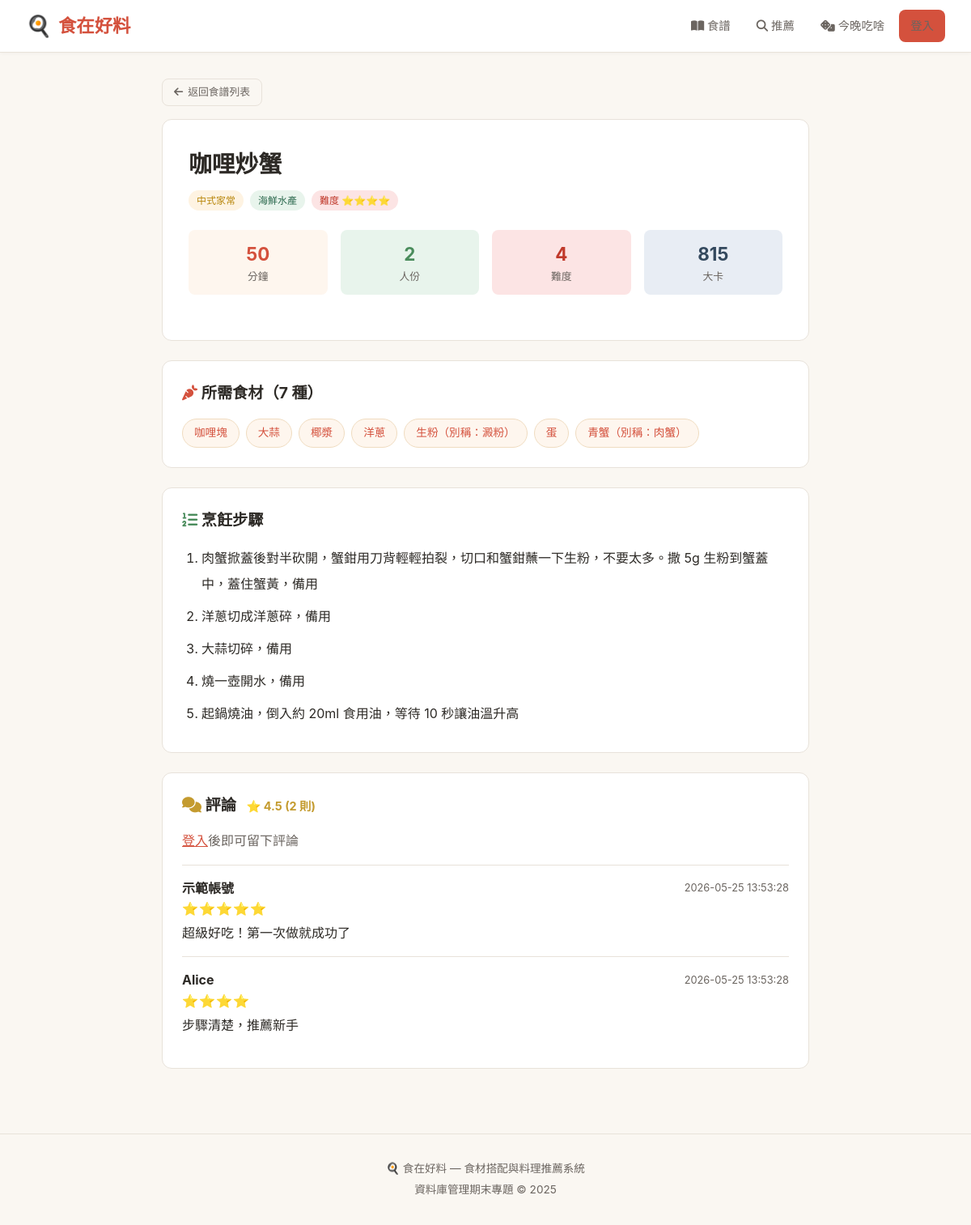
/recipe/1, run on the app's committed database.
### tables this page shows
CREATE TABLE recipes (
        recipe_id        INTEGER PRIMARY KEY AUTOINCREMENT,
        recipe_name      TEXT NOT NULL,
        category_id      INTEGER,
        cuisine          TEXT DEFAULT '中式家常',
        difficulty       INTEGER DEFAULT 3,
        cooking_time_min INTEGER DEFAULT 30,
        servings         INTEGER DEFAULT 2,
        calories         INTEGER,
        steps_summary    TEXT,
        image_url        TEXT,
        created_at       DATETIME DEFAULT CURRENT_TIMESTAMP,
        FOREIGN KEY (category_id) REFERENCES categories(category_id)
    );

CREATE TABLE categories (
        category_id   INTEGER PRIMARY KEY AUTOINCREMENT,
        category_name TEXT NOT NULL UNIQUE
    );

CREATE TABLE recipe_ingredients (
        recipe_id     INTEGER NOT NULL,
        ingredient_id INTEGER NOT NULL,
        is_optional   INTEGER DEFAULT 0,
        PRIMARY KEY (recipe_id, ingredient_id),
        FOREIGN KEY (recipe_id) REFERENCES recipes(recipe_id) ON DELETE CASCADE,
        FOREIGN KEY (ingredient_id) REFERENCES ingredients(ingredient_id) ON DELETE CASCADE
    );

CREATE TABLE ingredients (
        ingredient_id   INTEGER PRIMARY KEY AUTOINCREMENT,
        ingredient_name TEXT NOT NULL UNIQUE,
        category        TEXT DEFAULT '其他'
    );

CREATE TABLE reviews (
        review_id  INTEGER PRIMARY KEY AUTOINCREMENT,
        user_id    INTEGER NOT NULL,
        recipe_id  INTEGER NOT NULL,
        content    TEXT NOT NULL,
        stars      INTEGER NOT NULL,
        created_at DATETIME DEFAULT CURRENT_TIMESTAMP,
        FOREIGN KEY (user_id) REFERENCES users(user_id) ON DELETE CASCADE,
        FOREIGN KEY (recipe_id) REFERENCES recipes(recipe_id) ON DELETE CASCADE
    );

CREATE TABLE users (
        user_id       INTEGER PRIMARY KEY AUTOINCREMENT,
        username      TEXT NOT NULL UNIQUE,
        email         TEXT NOT NULL UNIQUE,
        password_hash TEXT NOT NULL,
        display_name  TEXT,
        excluded_ingredients TEXT,
        created_at    DATETIME DEFAULT CURRENT_TIMESTAMP
    );

### app.py (the view)
@app.route('/recipe/<int:recipe_id>')
def recipe_detail(recipe_id):
    recipe = query_db("""
        SELECT r.*, c.category_name FROM recipes r
        LEFT JOIN categories c ON r.category_id = c.category_id
        WHERE r.recipe_id = ?
    """, (recipe_id,), one=True)
    if not recipe:
        flash('找不到這道食譜', 'warning')
        return redirect(url_for('browse'))
    ingredients = query_db("""
        SELECT i.*, ri.is_optional FROM recipe_ingredients ri
        JOIN ingredients i ON ri.ingredient_id = i.ingredient_id
        WHERE ri.recipe_id = ?
        ORDER BY ri.is_optional, i.ingredient_name
    """, (recipe_id,))
    reviews = query_db("""
        SELECT rv.*, u.display_name, u.username FROM reviews rv
        JOIN users u ON rv.user_id = u.user_id
        WHERE rv.recipe_id = ?
        ORDER BY rv.created_at DESC
    """, (recipe_id,))
    avg_rating = query_db(
        "SELECT COALESCE(AVG(stars),0) as avg FROM reviews WHERE recipe_id=?",
        (recipe_id,), one=True)['avg']
    is_favorited = False
    if 'user_id' in session:
        is_favorited = query_db(
            "SELECT 1 FROM favorites WHERE user_id=? AND recipe_id=?",
            (session['user_id'], recipe_id), one=True) is not None
    return render_template('recipe_detail.html', recipe=recipe, ingredients=ingredients,
                           reviews=reviews, avg_rating=avg_rating, is_favorited=is_favorited)

### app.py (called while the page is built)
def get_db():
    if 'db' not in g:
        g.db = sqlite3.connect(DB_PATH)
        g.db.row_factory = sqlite3.Row
        g.db.execute("PRAGMA foreign_keys = ON")
    return g.db

def query_db(sql, args=(), one=False):
    cur = get_db().execute(sql, args)
    rv = cur.fetchall()
    return (rv[0] if rv else None) if one else rv

### templates/recipe_detail.html (shortened to what this page needs)
{% extends "base.html" %}
{% block content %}
<div style="max-width:800px;margin:0 auto">
  <a href="{{ url_for('browse') }}" class="btn btn-outline btn-sm mb-2"><i class="fas fa-arrow-left"></i> 返回食譜列表</a>
  <div style="background:var(--card);border-radius:var(--radius);border:1px solid var(--border);padding:2rem;margin-bottom:1.5rem">
    <div class="flex justify-between items-center" style="flex-wrap:wrap;gap:1rem">
      <div>
        <h1 style="font-size:1.8rem">{{ recipe.recipe_name }}</h1>
        <div class="card-meta mt-1">
          <span class="badge badge-cuisine">{{ recipe.cuisine }}</span>
          {% if recipe.category_name %}<span class="badge badge-category">{{ recipe.category_name }}</span>{% endif %}
          <span class="badge badge-diff">難度 {{ '⭐' * recipe.difficulty }}</span>
        </div>
      </div>
    </div>
    <div style="display:grid;grid-template-columns:repeat(4,1fr);gap:1rem;margin:1.5rem 0;text-align:center">
      <div style="background:#fef6ee;padding:12px;border-radius:8px">
        <div style="font-size:1.4rem;font-weight:700;color:var(--accent)">{{ recipe.cooking_time_min }}</div>
        <div class="text-muted" style="font-size:0.8rem">分鐘</div>
      </div>
      <div style="background:#e8f4ec;padding:12px;border-radius:8px">
        <div style="font-size:1.4rem;font-weight:700;color:var(--green)">{{ recipe.servings }}</div>
        <div class="text-muted" style="font-size:0.8rem">人份</div>
      </div>
      <div style="background:#fce4e4;padding:12px;border-radius:8px">
        <div style="font-size:1.4rem;font-weight:700;color:#c0392b">{{ recipe.difficulty }}</div>
        <div class="text-muted" style="font-size:0.8rem">難度</div>
      </div>
      <div style="background:#e8edf4;padding:12px;border-radius:8px">
        <div style="font-size:1.4rem;font-weight:700;color:#34495e">{{ recipe.calories or '—' }}</div>
        <div class="text-muted" style="font-size:0.8rem">大卡</div>
      </div>
    </div>
  </div>
  <div style="background:var(--card);border-radius:var(--radius);border:1px solid var(--border);padding:1.5rem;margin-bottom:1.5rem">
    <h2 style="font-size:1.2rem;margin-bottom:1rem"><i class="fas fa-carrot" style="color:var(--accent)"></i> 所需食材（{{ ingredients|length }} 種）</h2>
    <div style="display:flex;flex-wrap:wrap;gap:8px">
      {% for ing in ingredients %}
      <span style="padding:6px 14px;border-radius:20px;font-size:0.85rem;
        {% if ing.is_optional %}background:#f8f5f0;color:var(--text2);border:1px dashed var(--border){% else %}background:#fef6ee;color:var(--accent);border:1px solid #f0dcc0{% endif %}">
        {{ ing.ingredient_name }}{% if ing.is_optional %} (選){% endif %}
      </span>
      {% endfor %}
    </div>
  </div>
  {% if recipe.steps_summary %}
  <div style="background:var(--card);border-radius:var(--radius);border:1px solid var(--border);padding:1.5rem;margin-bottom:1.5rem">
    <h2 style="font-size:1.2rem;margin-bottom:1rem"><i class="fas fa-list-ol" style="color:var(--green)"></i> 烹飪步驟</h2>
    <ol style="padding-left:1.5rem;line-height:2">
      {% for step in recipe.steps_summary.split('/') %}
        {% if step.strip() %}
        <li style="margin-bottom:0.5rem">{{ step.strip() }}</li>
        {% endif %}
      {% endfor %}
    </ol>
  </div>
  {% endif %}
  <div style="background:var(--card);border-radius:var(--radius);border:1px solid var(--border);padding:1.5rem">
    <h2 style="font-size:1.2rem;margin-bottom:1rem">
      <i class="fas fa-comments" style="color:var(--gold)"></i> 評論
      {% if avg_rating > 0 %}
        <span style="font-size:0.9rem;color:var(--gold);margin-left:8px">
          ⭐ {{ "%.1f"|format(avg_rating) }} ({{ reviews|length }} 則)
        </span>
      {% endif %}
    </h2>
    {% if session.get('user_id') %}
    <form method="POST" action="{{ url_for('add_review', recipe_id=recipe.recipe_id) }}" style="margin-bottom:1.5rem">
      <div class="form-group">
        <div style="display:flex;gap:8px;align-items:center;margin-bottom:8px">
          <label style="margin:0">評分</label>
          <select name="stars" class="form-control" style="width:100px">
            {% for s in range(5,0,-1) %}<option value="{{ s }}">{{ '⭐' * s }}</option>{% endfor %}
          </select>
        </div>
        <textarea name="content" class="form-control" placeholder="分享你的烹飪心得..." required></textarea>
      </div>
      <button type="submit" class="btn btn-primary btn-sm"><i class="fas fa-paper-plane"></i> 送出評論</button>
    </form>
    {% else %}
    <p class="text-muted mb-2"><a href="{{ url_for('login') }}" style="color:var(--accent)">登入</a>後即可留下評論</p>
    {% endif %}
    {% for rv in reviews %}
    <div style="padding:1rem 0;border-top:1px solid var(--border)">
      <div class="flex justify-between items-center">
        <strong>{{ rv.display_name or rv.username }}</strong>
        <span class="text-muted" style="font-size:0.8rem">{{ rv.created_at }}</span>
      </div>
      <div class="stars">{{ '⭐' * rv.stars }}</div>
      <p style="margin-top:4px">{{ rv.content }}</p>
    </div>
    {% else %}
    <p class="text-muted text-center">還沒有評論，成為第一個留言的人吧！</p>
    {% endfor %}
  </div>
</div>
{% endblock %}

### templates/base.html (style rules this page uses)
:root { --bg: #faf7f2; --card: #ffffff; --text: #2d2a26; --text2: #6b6560; --accent: #d4513d; --accent2: #e8734a; --green: #4a8c5c; --gold: #c49b2f; --border: #e8e2da; --shadow: 0 2px 12px rgba(45,42,38,0.08); --radius: 12px; --font: 'Noto Sans TC', -apple-system, 'Segoe UI', sans-serif; }
* { margin:0; padding:0; box-sizing:border-box; }
body { font-family: var(--font); background: var(--bg); color: var(--text); line-height: 1.6; min-height: 100vh; }
.card-meta { display: flex; flex-wrap: wrap; gap: 8px; font-size: 0.8rem; color: var(--text2); }
.badge { display: inline-block; padding: 3px 10px; border-radius: 20px; font-size: 0.75rem; font-weight: 500; }
.badge-cuisine { background: #fef3e2; color: #b8860b; }
.badge-category { background: #e8f4ec; color: #2d6a4f; }
.badge-diff { background: #fce4e4; color: #c0392b; }
.stars { color: var(--gold); letter-spacing: 1px; }
.btn { display: inline-flex; align-items: center; gap: 6px; padding: 10px 20px; border-radius: 8px; border: none; font-size: 0.9rem; font-weight: 500; cursor: pointer; text-decoration: none; transition: all 0.2s; font-family: var(--font); }
.btn-outline { background: transparent; border: 1.5px solid var(--border); color: var(--text2); }
.btn-sm { padding: 6px 14px; font-size: 0.8rem; }
.text-muted { color: var(--text2); }
.mt-1 { margin-top: 0.5rem; }
.mb-2 { margin-bottom: 1rem; }
.flex { display: flex; }
.items-center { align-items: center; }
.justify-between { justify-content: space-between; }

### data on the page
recipes: recipe_name "咖哩炒蟹", cuisine "中式家常", difficulty "⭐⭐⭐⭐", cooking_time_min "50", servings "2", difficulty "4", calories "815"
categories: category_name "海鮮水產"
recipe_ingredients: ingredient_name "咖哩塊"
recipe_ingredients: ingredient_name "大蒜"
recipe_ingredients: ingredient_name "椰漿"
recipe_ingredients: ingredient_name "洋蔥"
recipe_ingredients: ingredient_name "生粉（別稱：澱粉）"
recipe_ingredients: ingredient_name "蛋"
recipe_ingredients: ingredient_name "青蟹（別稱：肉蟹）"
reviews: display_name "示範帳號", created_at "2026-05-25 13:53:28", stars "⭐⭐⭐⭐⭐", content "超級好吃！第一次做就成功了"
reviews: display_name "Alice", created_at "2026-05-25 13:53:28", stars "⭐⭐⭐⭐", content "步驟清楚，推薦新手"

### other printed values
{{ ingredients|length }} "7"
{{ step.strip() }} "肉蟹掀蓋後對半砍開，蟹鉗用刀背輕輕拍裂，切口和蟹鉗蘸一下生粉，不要太多。撒 5g 生粉到蟹蓋中，蓋住蟹黃，備用" "洋蔥切成洋蔥碎，備用" "大蒜切碎，備用" "燒一壺開水，備用" "起鍋燒油，倒入約 20ml 食用油，等待 10 秒讓油溫升高"
{{ "%.1f"|format(avg_rating) }} "4.5"
{{ reviews|length }} "2"
